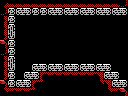

A level layout from a 2D game, rendered from its tile map. Below: a short description, then the map file with its tile-grid data intact:
An orthogonal 16x12 tile map with 8x8 px tiles, 1 tile layer (Tile Layer 1) and 6 objects (2x item, 2x breakable-left, door-left, 4x4-item).

<map version="1.0" orientation="orthogonal" renderorder="right-down" width="16" height="12" tilewidth="8" tileheight="8" nextobjectid="10">
 <properties>
  <property name="right" value="hole" />
 </properties>
 <tileset firstgid="1" name="tiles" tilewidth="8" tileheight="8" tilecount="256" columns="16">
  <image source="tiles.png" width="128" height="128" />
 </tileset>
 <layer name="Tile Layer 1" width="16" height="12">
  <data encoding="csv">
129,252,252,252,252,252,252,252,252,252,252,252,252,252,252,124,
124,165,103,104,165,165,103,104,103,104,103,104,103,104,103,104,
251,165,1,1,1,1,1,1,1,1,1,1,1,1,1,1,
251,105,1,1,1,1,1,1,1,1,1,1,1,1,1,1,
251,106,1,1,1,1,1,1,1,1,1,1,1,1,1,1,
119,165,1,1,1,1,1,1,1,1,1,1,1,1,1,1,
124,165,1,1,1,1,1,1,1,1,1,1,1,1,1,1,
251,105,1,1,1,1,1,1,1,1,1,1,1,1,1,1,
251,106,1,1,103,104,103,104,103,104,103,104,103,104,1,1,
251,165,1,103,104,126,254,254,254,254,254,254,125,103,104,1,
119,165,103,104,126,146,167,167,167,167,167,167,145,125,103,104,
145,254,254,254,146,167,167,167,167,167,167,167,167,145,254,119
</data>
 </layer>
 <objectgroup name="objects">
  <object id="1" type="item" x="40" y="48" width="16" height="16" />
  <object id="3" type="breakable-left" x="0" y="16" width="16" height="24" />
  <object id="4" type="breakable-left" x="0" y="56" width="16" height="24" />
  <object id="5" type="door-left" x="0" y="16" width="16" height="24" />
  <object id="6" type="4x4-item" x="56" y="32" width="32" height="32" />
  <object id="9" type="item" x="88" y="48" width="16" height="16" />
 </objectgroup>
</map>
